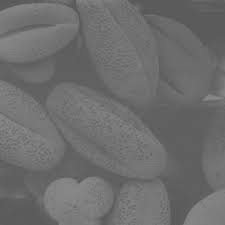
#> input picture Histogram_Enhancement/picture.jpg, 225 x 225 px
$ python histogram_enhance.py
#> lines starting #> are read from the running program, lines starting #| are printed output that depends on the picture
from PIL import Image
import numpy as np
import cv2 as cv
import matplotlib as mpl

mpl.use('TkAgg')
import matplotlib.pyplot as plt


########################################################################################################################
# part 1
# enhance the image without using a library
def enhance_without_library(image):
#> called with image = 'picture.jpg'
    data = np.array(Image.open(image).convert('L'))
    min = 255
    max = 0
    for i in range(data.shape[0]):
        for j in range(data.shape[1]):
            if (data[i, j] < min):
                min = data[i, j]
            if (data[i, j] > max):
                max = data[i, j]
#> after the loop, max = 140; min = 84
    for i in range(data.shape[0]):
        for j in range(data.shape[1]):
            data[i, j] -= min
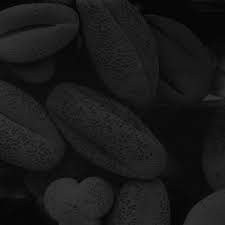
#> data: shape (225, 225); min 0, max 56, mean 25.1
    ranges = max - min
#> ranges = 56
    for i in range(data.shape[0]):
        for j in range(data.shape[1]):
            data[i, j] = int((data[i, j] / ranges) * 255)
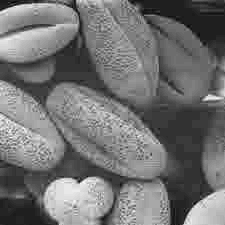
#> data: shape (225, 225); min 0, max 255, mean 113.8
    result = Image.fromarray(data)
    result.save('newpicture-withoutlibrary.jpg')
    # show the new picture
    result.show()
    # draw combined diagrams
    imageone = np.array(Image.open(image).convert('L'))
    previousarray = np.zeros(256)
    for i in range(imageone.shape[0]):
        for j in range(imageone.shape[1]):
            previousarray[imageone[i, j]] += 1
    imagetwo = data
    newarray = np.zeros(256)
    for i in range(imagetwo.shape[0]):
        for j in range(imagetwo.shape[1]):
            newarray[imagetwo[i, j]] += 1
    plt.plot(previousarray, color='green')
    plt.plot(newarray, color='blue')
    plt.title("comparsion between previous and new histogram without library")
    plt.show()
#> figure, not shown here; curve peaks at x = 95, y = 2998; curve peaks at x = 50, y = 2998


########################################################################################################################
# part 1-prime
# enhance the image using opencv library of python
def enhance_with_library(image):
#> called with image = 'picture.jpg'
    previousimage = cv.imread(image, 0)
    newimage = cv.equalizeHist(previousimage)
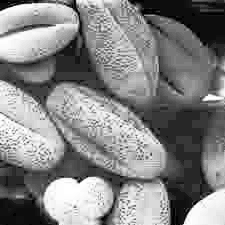
#> newimage: shape (225, 225); min 0, max 255, mean 131.1
    result = np.hstack([newimage])
    # save the new picture
    cv.imwrite('newpicture-withlibrary.jpg', result)
    # show the new picture
    result = Image.open('newpicture-withlibrary.jpg').convert('L')
    result.show()
    # draw combined diagrams
    imageone = np.array(Image.open(image).convert('L'))
    previousarray = np.zeros(256)
    for i in range(imageone.shape[0]):
        for j in range(imageone.shape[1]):
            previousarray[imageone[i, j]] += 1
    imagetwo = newimage
    newarray = np.zeros(256)
    for i in range(imagetwo.shape[0]):
        for j in range(imagetwo.shape[1]):
            newarray[imagetwo[i, j]] += 1
    plt.plot(previousarray, color='green')
    plt.plot(newarray, color='blue')
    plt.title("comparsion between previous and new histogram with library")
    plt.show()
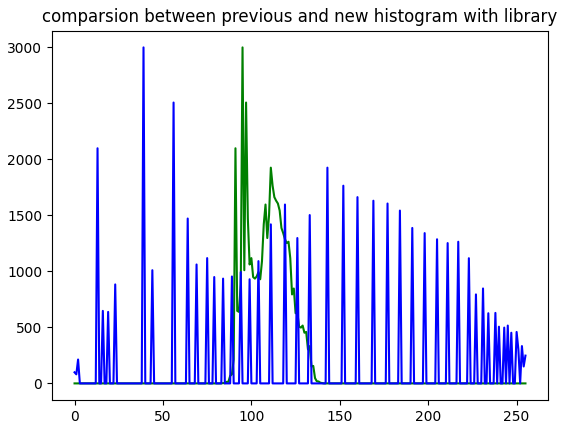
#> figure drawn by matplotlib, 1 panel; curve peaks at x = 95, y = 2998; curve peaks at x = 39, y = 2998


########################################################################################################################
# part 2
# drawing the histogram - to show seprately
def draw_histogram_firstmethod(image, title):
#> called with image = 'picture.jpg', title = 'previous histogram'
    data = np.array(Image.open(image).convert('L'))
    array = np.zeros(256)
    for i in range(data.shape[0]):
        for j in range(data.shape[1]):
            array[data[i, j]] += 1
    x_axis = range(0, 256)
    y_axis = array.data
    plt.title(title)
    plt.scatter(x_axis, y_axis, color='blue', marker='.', label="histogram")
    plt.xlabel("value")
    plt.ylabel("number")
    plt.grid(True)
    plt.legend()
    plt.show()
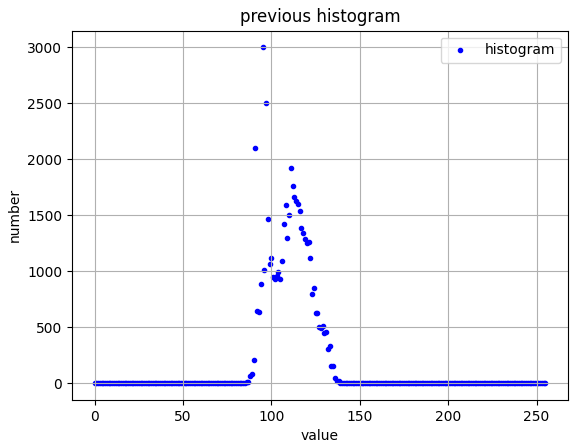
#> figure drawn by matplotlib, 1 panel


########################################################################################################################
# main
enhance_without_library("picture.jpg")  # question 1 - without the help of library
enhance_with_library("picture.jpg")  # question 1 - with the help of library
draw_histogram_firstmethod('picture.jpg', 'previous histogram')  # question 2
draw_histogram_firstmethod('newpicture-withlibrary.jpg', 'new histogram with library')  # question 2
#> call 2 of draw_histogram_firstmethod, with image = 'newpicture-withlibrary.jpg', title = 'new histogram with library'
#> in draw_histogram_firstmethod (call 2), `plt.show()`:
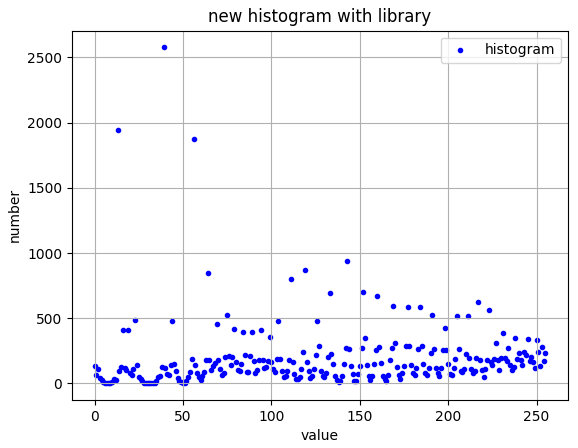
#> figure drawn by matplotlib, 1 panel
draw_histogram_firstmethod('newpicture-withoutlibrary.jpg', 'new histogram without library')  # question 2
#> call 3 of draw_histogram_firstmethod, with image = 'newpicture-withoutlibrary.jpg', title = 'new histogram without library'
#> in draw_histogram_firstmethod (call 3), `plt.show()`:
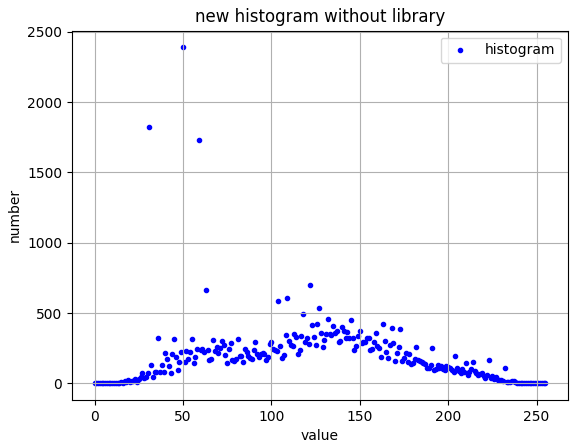
#> figure drawn by matplotlib, 1 panel
# question 2 is also solved with a combined model in the codes
# the two diagrams are a bit different before and after saving the picture but the main job is the same
